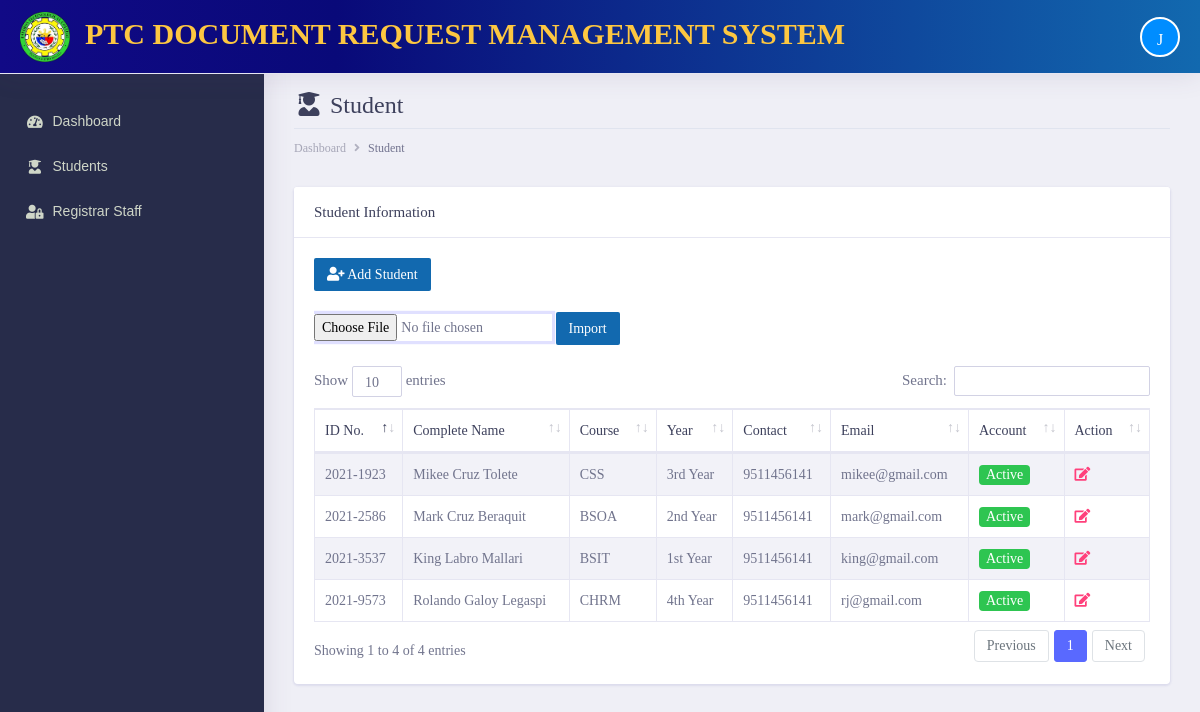
The page /admin/documents/student.php (signed in) on the database its author committed.
### tables this page shows
CREATE TABLE `tbl_student` (
  `student_id` int(11) NOT NULL,
  `studentID_no` text NOT NULL,
  `first_name` varchar(255) NOT NULL,
  `middle_name` varchar(255) NOT NULL,
  `last_name` varchar(255) NOT NULL,
  `course` varchar(255) NOT NULL,
  `year_level` varchar(255) NOT NULL,
  `date_ofbirth` varchar(255) NOT NULL,
  `gender` varchar(255) NOT NULL,
  `complete_address` varchar(255) NOT NULL,
  `email_address` varchar(255) NOT NULL,
  `mobile_number` varchar(255) NOT NULL,
  `username` varchar(255) NOT NULL,
  `password` varchar(255) NOT NULL,
  `account_status` enum('Active','Inactive') DEFAULT 'Active',
  `date_created` date NOT NULL DEFAULT current_timestamp()
);

### admin/init/model/class_model.php (called while the page is built, shortened)
<?php
	class class_model{
		public $host = db_host;
		public $user = db_user;
		public $pass = db_pass;
		public $dbname = db_name;
		public $conn;
		private function connect(){
			$this->conn = new mysqli($this->host, $this->user, $this->pass, $this->dbname);
		}
	    public function fetchAll_student(){
            $sql = "SELECT * FROM  tbl_student";
				$stmt = $this->conn->prepare($sql);
				$stmt->execute();
				$result = $stmt->get_result();
		        $data = array();
		         while ($row = $result->fetch_assoc()) {
		                   $data[] = $row;
		            }
		         return $data;
		  }
	}
?>

### admin/documents/student.php (the view, shortened to what this page needs)
    <?php include('main_header/header.php');?>
         <?php include('left_sidebar/sidebar.php');?>
        <div class="dashboard-wrapper">
            <div class="container-fluid  dashboard-content">
            <div class="row">
                <div class="col-xl-12 col-lg-12 col-md-12 col-sm-12 col-12">
                <div class="page-header">
                     <h2 class="pageheader-title"><i class="fa fa-fw fa-user-graduate"></i> Student </h2>
                    <div class="page-breadcrumb">
                    <nav aria-label="breadcrumb">
                        <ol class="breadcrumb">
                        <li class="breadcrumb-item"><a href="#" class="breadcrumb-link">Dashboard</a></li>
                        <li class="breadcrumb-item active" aria-current="page">Student</li>
                        </ol>
                    </nav>
                    </div>
                </div>
                </div>
            </div>
                <div class="row">
                <div class="col-xl-12 col-lg-12 col-md-12 col-sm-12 col-12">
                    <div class="card">
                    <h5 class="card-header">Student Information</h5>
                    <div class="card-body">
                        <div class="table-responsive">
                        <a href="add-student.php" class="btn btn-sm" style="background-color:#1269AF !important; color:white"><i class="fa fa-fw fa-user-plus"></i> Add  Student</a><br><br>
                        <form id="importForm" enctype="multipart/form-data">
        <input type="file" name="excel_file" id="file" accept=".xls,.xlsx">
        <button type="button" onclick="importExcel()" class="btn btn-sm" style="background-color:#1269AF !important; color:white">Import</button>
        </form>
<br>
                                        <table class="table table-striped table-bordered first">
                                            <thead>
                                                <tr>
                                                    <th scope="col">ID No.</th>
                                                    <th scope="col">Complete Name</th>
                                                    <th scope="col">Course</th>
                                                    <th scope="col">Year</th>
                                                    <th scope="col">Contact</th>
                                                    <th scope="col">Email</th>
                                                    <th scope="col">Account</th>
                                                    <th scope="col">Action</th>
                                                </tr>
                                            </thead>
                                            <tbody>
                                             <?php
                                                $conn = new class_model();
                                                $student = $conn->fetchAll_student();
                                               ?>
                                               <?php foreach ($student as $row) { ?>
                                                <tr>
                                                    <td><?= $row['studentID_no']; ?></td>
                                                    <td><?= $row['first_name'] .' '. $row['middle_name'].' '.$row['last_name']; ?></td>
                                                    <td><?= $row['course']; ?></td>
                                                    <td><?= $row['year_level']; ?></td>
                                                    <td><?= $row['mobile_number']; ?></td>
                                                    <td><?= $row['email_address']; ?></td>
                                                    <td>
                                                     <?php
                                                      if($row['account_status'] === 'Active'){
                                                         echo '<span class="badge bg-success text-white">Active</span>';
                                                         }else if($row['account_status'] === 'Inactive'){
                                                         echo '<span class="badge bg-danger text-white">Inactive</span>';
                                                       }
                                                      ?>
                                                    </td>
                                                    <td class="align-right">
                                                        <a href="edit-student.php?student=<?= $row['student_id']; ?>&student-number=<?php echo $row['studentID_no']; ?>" class="text-secondary font-weight-bold text-xs" data-toggle="tooltip" data-original-title="Edit user">
                                                            <i class="fa fa-edit"></i>
                                                        </a>
                                                    </td>
                                                    </tr>       <?php }?>
                                        </table>
                                    </div>
                                </div>
                            </div>
                        </div>
                    </div>
            </div>
        </div>
    </div>
</body>
</html>

### admin/documents/main_header/header.php (shortened to what this page needs)
<?php
  include('../init/model/class_model.php');
?>
<!doctype html>
<html lang="en">
<head>
    <link rel="stylesheet" href="../assets/vendor/bootstrap/css/bootstrap.min.css">
    <link rel="stylesheet" href="../assets/libs/css/style.css">
    <link rel="stylesheet" href="../assets/vendor/fontawesome-free/css/all.min.css">
    <link rel="stylesheet" type="text/css" href="../assets/vendor/datatables/css/dataTables.bootstrap4.css">
    <link rel="stylesheet" type="text/css" href="../assets/vendor/datatables/css/buttons.bootstrap4.css">
    <link rel="stylesheet" type="text/css" href="../assets/vendor/datatables/css/select.bootstrap4.css">
    <link rel="stylesheet" type="text/css" href="../assets/vendor/datatables/css/fixedHeader.bootstrap4.css">
</head>
<body>
    <div class="dashboard-main-wrapper">
        <div class="dashboard-header">
            <nav class="navbar navbar-expand-lg fixed-top" id="head-color">
                <a class="navbar-brand" href="index.php"><p id ="title-style"><img class="logo-prmsu" src="../assets/images/logo.png" alt ="logo" width="50px" height="50px">&nbsp;&nbsp;PTC DOCUMENT REQUEST MANAGEMENT SYSTEM</p></a>
                <div class="collapse navbar-collapse " id="navbarSupportedContent">
                    <ul class="navbar-nav ml-auto navbar-right-top">
                        <li class="nav-item dropdown nav-user">
                            <a class="nav-link nav-user-img" href="index.php" id="navbarDropdownMenuLink2" data-toggle="dropdown" aria-haspopup="true" aria-expanded="false"> <div id="profileImage"></div></a>
                        </li>
                    </ul>
                </div>
            </nav>
        </div>

### admin/documents/left_sidebar/sidebar.php (shortened to what this page needs)
<div class="nav-left-sidebar sidebar-dark" style="background-color: rgb(39, 44, 74); padding-top: 25px; font-family:'Lucida Sans', 'Lucida Sans Regular', 'Lucida Grande', 'Lucida Sans Unicode', Geneva, Verdana, sans-serif">
    <div class="menu-list">
        <nav class="navbar navbar-expand-lg navbar-light">
            <div class="collapse navbar-collapse" id="navbarNav">
                <ul class="navbar-nav flex-column">
                    <li class="nav-item ">
                        <a class="nav-link" href="index.php" ><i class="fa fa-fw fa-tachometer-alt"></i>Dashboard <span class="badge badge-success">6</span></a>
                    </li>
                    <li class="nav-item ">
                        <a class="nav-link" href="student.php"><i class="fa fa-fw fa-user-graduate"></i>Students  <span class="badge badge-success">6</span></a>
                    </li>
                    <li class="nav-item ">
                        <a class="nav-link" href="users.php"><i class="fa fa-fw fa-user-lock"></i>Registrar Staff <span class="badge badge-success">6</span></a>
                    </li>
                </ul>
            </div>
        </nav>
    </div>
</div>

### admin/documents/main_header/header.php (style rules this page uses)
ul.navbar-nav li a { color: rgb(207, 214, 200) !important; }
ul.navbar-nav li a i { color: rgb(207, 214, 200) !important; }
.navbar-brand { color: rgb(255, 55, 0) !important; }
#profileImage { width: 40px; height: 40px; border-radius: 50%; border-color: white !important; border-style: solid; border-width: 2px; background:#008dff; font-size: 16px; color: #fff; text-align: center; line-height: 41px; margin: 0px 0; }
#head-color { background: rgb(17,10,134); background: linear-gradient(90deg, rgba(17,10,134,1) 0%, rgba(9,9,121,1) 28%, rgba(18,105,175,1) 100%); }
#title-style { color: #FDC741; font-size: 100%; size: 3em; }

### rows shown on the page
tbl_student: studentID_no "2021-3537", first_name "King", middle_name "Labro", last_name "Mallari", course "BSIT", year_level "1st Year", mobile_number "9511456141", email_address "king@gmail.com", account_status "Active"
tbl_student: studentID_no "2021-2586", first_name "Mark", middle_name "Cruz", last_name "Beraquit", course "BSOA", year_level "2nd Year", mobile_number "9511456141", email_address "mark@gmail.com", account_status "Active"
tbl_student: studentID_no "2021-1923", first_name "Mikee", middle_name "Cruz", last_name "Tolete", course "CSS", year_level "3rd Year", mobile_number "9511456141", email_address "mikee@gmail.com", account_status "Active"
tbl_student: studentID_no "2021-9573", first_name "Rolando", middle_name "Galoy", last_name "Legaspi", course "CHRM", year_level "4th Year", mobile_number "9511456141", email_address "rj@gmail.com", account_status "Active"
